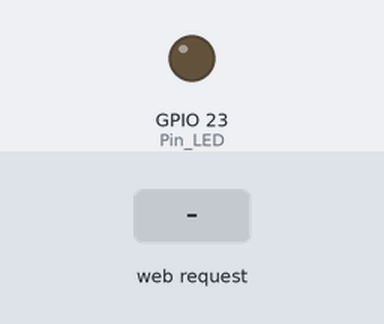
A program run on a simulated Raspberry Pi (BCM pin numbers). Shown: output pins drawn as LEDs (lit = HIGH). Dashed ring = blinking. Inputs (shaded band) come from the test bench. What the program prints to the terminal is not drawn.

Above: at 1.2 s.
1.3 s: HTTP request for /led/blink received
At 2.1 s:
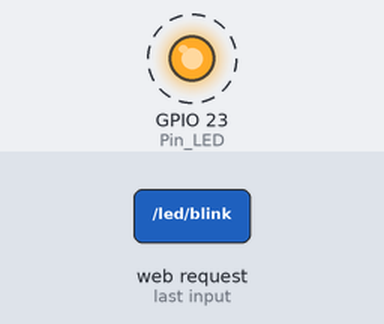
Timing chart, 0 to 10.3 s (numbered marks = the images above; inputs shaded):
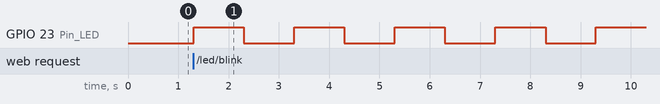

The program:

LED_ONOFF3.py
```python
from flask import Flask
import RPi.GPIO as GPIO
import signal
import time

Pin_LED=23
GPIO.setmode(GPIO.BCM)
GPIO.setup(Pin_LED, GPIO.OUT, initial=GPIO.LOW)

def Terminate(n, p):
	GPIO.cleanup()
	print("웹 서비스를 종료합니다.")
	exit()

signal.signal(signal.SIGINT, Terminate)

app = Flask(__name__)

@app.route("/")
def Start():
	return "여기는LED TEST Page입니다..."

@app.route("/led/<Param>")
def Test1(Param):
	if Param=="on":
		GPIO.output(Pin_LED, GPIO.HIGH)
		return "LED ON..."
	elif Param=="blink":
		for i in range(10):
			GPIO.output(Pin_LED, 1)
			time.sleep(1)
			GPIO.output(Pin_LED, 0)
			time.sleep(1)
		return "LED 10번 깜빡..."
	else :
		GPIO.output(Pin_LED, GPIO.LOW)
		return "LED OFF..."

if __name__ == "__main__":
	app.run(host="0.0.0.0",  port=80 )
```

Measured:
- after the input at 1.3 s, GPIO 23 (Pin_LED): alternates HIGH for 1.0 s and LOW for 1.0 s, starting at once
